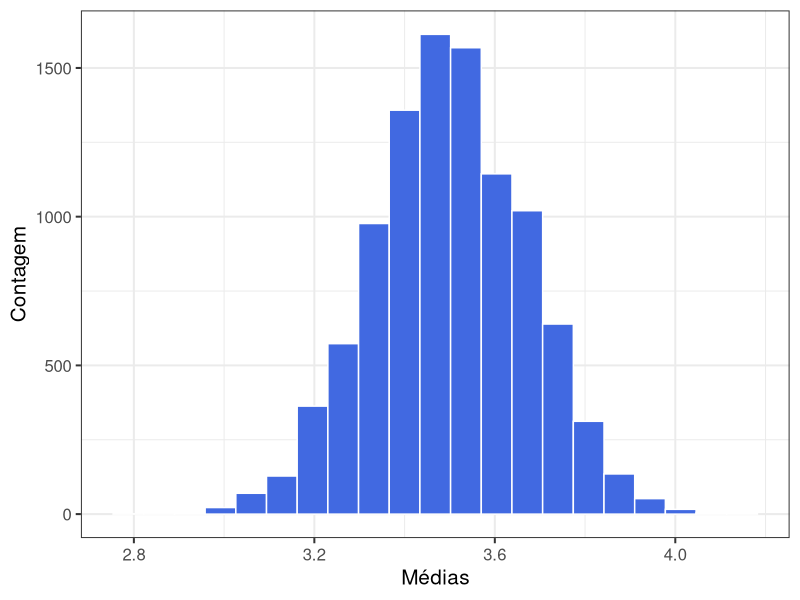
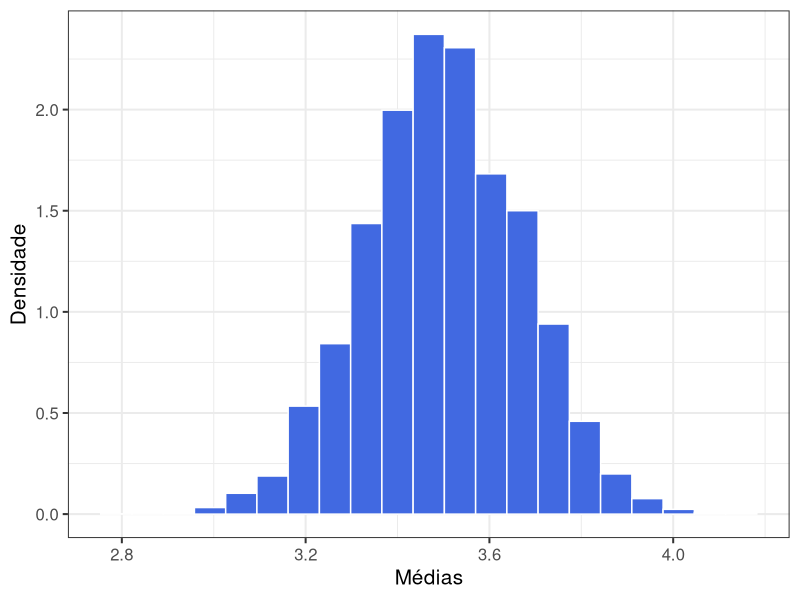
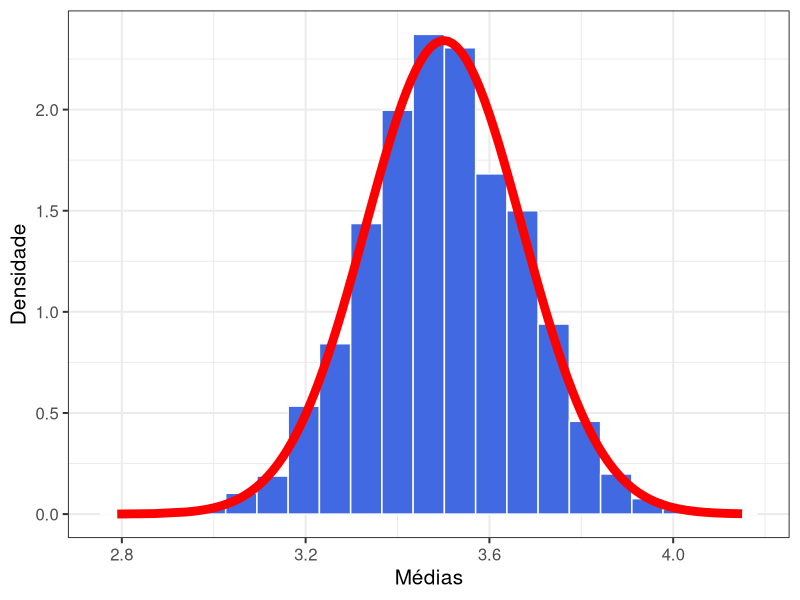

Source code (R) for these figures, in order:
# Pacotes -----------------------------------------------------------------

library(tidyverse)
library(purrr)

# Simulacao no R ----------------------------------------------------------

# Dados -------------------------------------------------------------------

numero_de_simulacoes <- 10000
espaco_amostral <- 1:6
tamanho_da_amostra <- 100

amostras <- map(1:numero_de_simulacoes,
           sample,
           x = espaco_amostral,
           size = tamanho_da_amostra)

medias <- map_dbl(amostras, mean)

tabela <- tibble(medias)

tabela |>
  ggplot(aes(x = medias)) +
  geom_histogram(
    fill = 'royalblue', color = 'white',
    bins = floor(numero_de_simulacoes^(1/3))
  ) +
  theme_bw(15) +
  labs(x = "Médias", y = "Contagem")

# Dados + Normal ----------------------------------------------------------

tabela |>
  ggplot(aes(x = medias,  after_stat(density))) +
  geom_histogram(
    fill = 'royalblue', color = 'white',
    bins = floor(numero_de_simulacoes^(1/3))
  ) +
  theme_bw(15) +
  labs(x = "Médias", y = "Densidade")

media <- mean(medias)
sd <- sd(medias)

tabela |>
  mutate(
    normal = dnorm(medias, media, sd)
  ) |>
  ggplot(aes(x = medias,  after_stat(density))) +
  geom_histogram(
    fill = 'royalblue', color = 'white',
    bins = floor(numero_de_simulacoes^(1/3))
  ) +
  theme_bw(15) +
  geom_line(aes(x = medias, y = normal),
            color = 'red', size = 3) +
  labs(x = "Médias", y = "Densidade")


